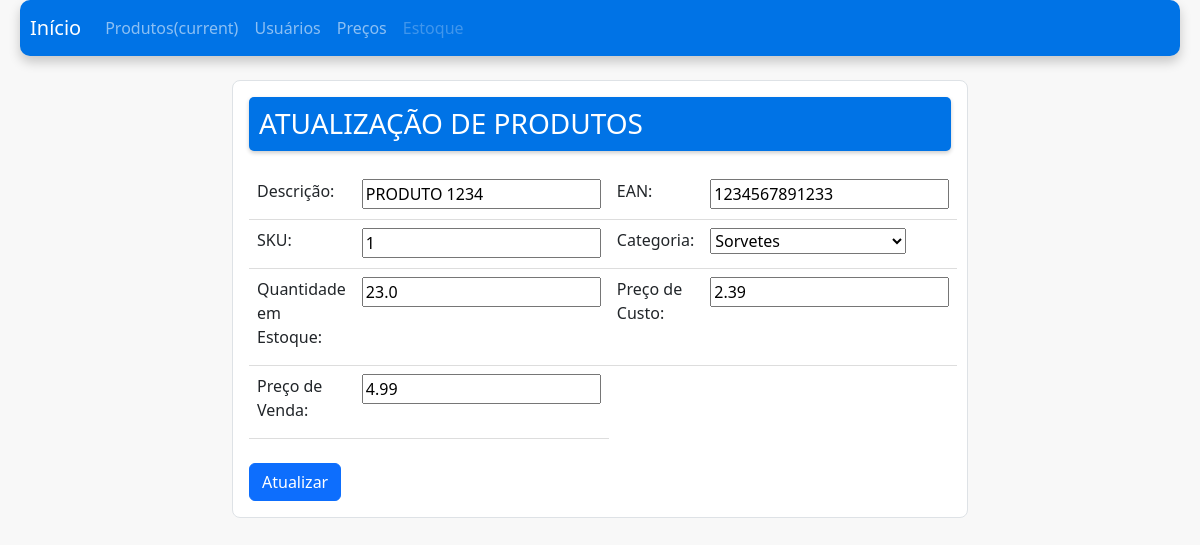
Screenshot of /estoque/update_produto/1234567891233/ with the database file from the repository.
### estoque/models.py (models this page shows, shortened)
class Produto(models.Model):
    descricao = models.CharField(max_length=40)
    ean = models.CharField(max_length=13)
    sku = models.CharField(max_length=20)
    categoria = models.ForeignKey(Categoria, on_delete=models.SET_NULL, null=True)
    quantidade = models.FloatField(null=True)
    preco_custo = models.FloatField(null=True)
    preco_venda = models.FloatField(null=True)
    slug = models.SlugField(unique=True, blank=True, null=True)
    """ função que salva com seu próprio método
        e depois recorre ao super (classe Pai) """

### estoque/views.py (the view)
# urls.py: path('update_produto/<slug:slug>/', views.update_produto, name='update_produto'),
def update_produto(request, slug):
    produto = get_object_or_404(Produto, slug=slug)
    if request.method == "POST":
        produto = Produto.objects.get(slug=slug)
        form = ProdutoForm(request.POST, instance=produto)
        if form.is_valid():
            form.save()
            succes_message = 'Produto atualizado com sucesso!'
            messages.success(request, escape(succes_message))
            return redirect(reverse('add_produto'))
    else:
        form = ProdutoForm(instance=produto)
    return render(request, 'update_produto.html', {'form': form, 'produto': produto})

### estoque/forms.py
class ProdutoForm(forms.ModelForm):
    class Meta:
        model = Produto
        fields = "__all__"

### estoque/models.py (called while the page is built)
    def __str__(self):
        return self.titulo

### estoque/templates/update_produto.html (shortened to what this page needs)
{% extends "base.html" %}
{% block 'body' %}
<div class="container mt-4 mb-4">
    <div class="row justify-content-center">
        <div class="col-md-8">
            <div class="card shadow-0 border rounded-3">
                <div class="card-body">
                    <form action="{% url 'update_produto' slug=produto.slug%}" method="POST" enctype="multipart/form-data">
                        <h3 class="form-title">ATUALIZAÇÃO DE PRODUTOS</h3>
                        <table class="table">
                            <tr>
                                <td class="table-no-border"><label for="{{ form.descricao.id_for_label }}" class="form-label">Descrição:</label></td>
                                <td>{{ form.descricao }}</td>
                                <td class="table-no-border"><label for="{{ form.ean.id_for_label }}" class="form-label">EAN:</label></td>
                                <td>{{ form.ean }}</td>
                            </tr>
                            <tr>
                                <td class="table-no-border"><label for="{{ form.sku.id_for_label }}" class="form-label">SKU:</label></td>
                                <td>{{ form.sku }}</td>
                                <td class="table-no-border"><label for="{{ form.categoria.id_for_label }}" class="form-label">Categoria:</label></td>
                                <td>{{ form.categoria }}</td>
                            </tr>
                            <tr>
                                <td class="table-no-border"><label for="{{ form.quantidade.id_for_label }}" class="form-label">Quantidade em Estoque:</label></td>
                                <td>{{ form.quantidade }}</td>
                                <td class="table-no-border"><label for="{{ form.preco_custo.id_for_label }}" class="form-label">Preço de Custo:</label></td>
                                <td>{{ form.preco_custo }}</td>
                            </tr>
                            <tr>
                                <td class="table-no-border"><label for="{{ form.preco_venda.id_for_label }}" class="form-label">Preço de Venda:</label></td>
                                <td>{{ form.preco_venda }}</td>
                            </tr>
                        </table>
                        <div class="mt-4">
                            <button type="submit" class="btn btn-primary">Atualizar</button>
                        </div>
                    </form>
                </div>
            </div>
        </div>
    </div>
</div>
{% endblock %}

### templates/static/usuarios/css/base.css (style rules this page uses)
.form-title { background-color: #0073e6; color: #fff; padding: 10px; border-radius: 5px; box-shadow: 0px 2px 4px rgba(0, 0, 0, 0.2); }
.fundo { background-color: #f8f8f8; color: #333; }
.table { width: 100%; margin-top: 20px; border-collapse: collapse; }
.table th, .table td { padding: 8px; text-align: left; border-bottom: 1px solid #ddd; }

### rows the page displays
Produto: descricao "PRODUTO 1234", ean "1234567891233", sku "1", categoria "Sorvetes", quantidade "23.0", preco_custo "2.39", preco_venda "4.99"
